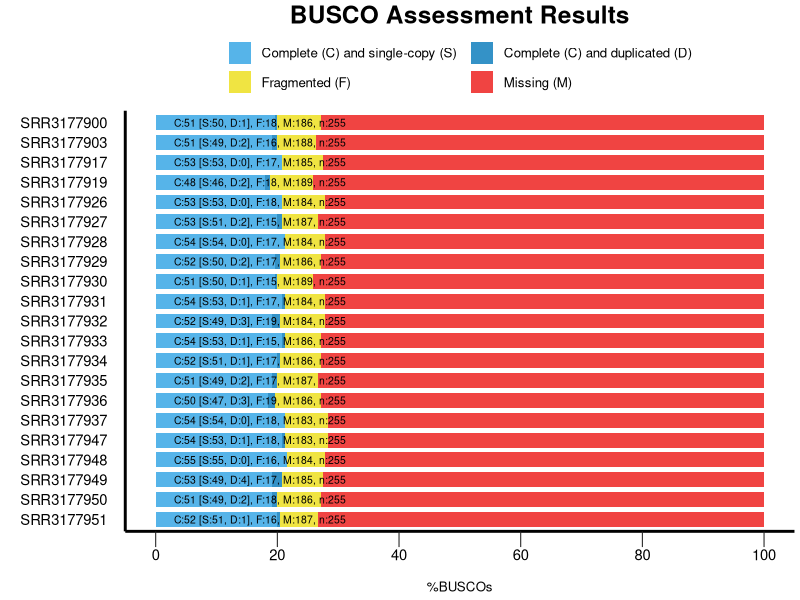

Source code (R):
######################################
#
# BUSCO summary figure
# @version 4.0.0
# @since BUSCO 2.0.0
# 
# Copyright (c) 2016-2020, Evgeny Zdobnov (ez@ezlab.org)
# Licensed under the MIT license. See LICENSE.md file.
#
######################################

# Load the required libraries
library(ggplot2)
library("grid")

# !!! CONFIGURE YOUR PLOT HERE !!! 
# Output
my_output <- paste("/Users/ShwetaPipaliya/Desktop/busco_figure_3.png") 
my_width <- 20
my_height <- 15
my_unit <- "cm"

# Colors
my_colors <- c("#56B4E9", "#3492C7", "#F0E442", "#F04442")
# Bar height ratio
my_bar_height <- 0.75

# Legend
my_title <- "BUSCO Assessment Results"

# Font
my_family <- "sans"
my_size_ratio <- 1

# !!! SEE YOUR DATA HERE !!! 
# Your data as generated by python, remove or add more
my_species <- c('SRR3177930', 'SRR3177930', 'SRR3177930', 'SRR3177930', 'SRR3177900', 'SRR3177900', 'SRR3177900', 'SRR3177900', 'SRR3177931', 'SRR3177931', 'SRR3177931', 'SRR3177931', 'SRR3177951', 'SRR3177951', 'SRR3177951', 'SRR3177951', 'SRR3177932', 'SRR3177932', 'SRR3177932', 'SRR3177932', 'SRR3177903', 'SRR3177903', 'SRR3177903', 'SRR3177903', 'SRR3177933', 'SRR3177933', 'SRR3177933', 'SRR3177933', 'SRR3177950', 'SRR3177950', 'SRR3177950', 'SRR3177950', 'SRR3177948', 'SRR3177948', 'SRR3177948', 'SRR3177948', 'SRR3177935', 'SRR3177935', 'SRR3177935', 'SRR3177935', 'SRR3177934', 'SRR3177934', 'SRR3177934', 'SRR3177934', 'SRR3177949', 'SRR3177949', 'SRR3177949', 'SRR3177949', 'SRR3177947', 'SRR3177947', 'SRR3177947', 'SRR3177947', 'SRR3177927', 'SRR3177927', 'SRR3177927', 'SRR3177927', 'SRR3177929', 'SRR3177929', 'SRR3177929', 'SRR3177929', 'SRR3177937', 'SRR3177937', 'SRR3177937', 'SRR3177937', 'SRR3177919', 'SRR3177919', 'SRR3177919', 'SRR3177919', 'SRR3177926', 'SRR3177926', 'SRR3177926', 'SRR3177926', 'SRR3177936', 'SRR3177936', 'SRR3177936', 'SRR3177936', 'SRR3177917', 'SRR3177917', 'SRR3177917', 'SRR3177917', 'SRR3177928', 'SRR3177928', 'SRR3177928', 'SRR3177928')
my_species <- factor(my_species)
my_species <- factor(my_species,levels(my_species)[c(length(levels(my_species)):1)]) # reorder your species here just by changing the values in the vector :
my_percentage <- c(19.6, 0.4, 5.9, 74.1, 19.6, 0.4, 7.1, 72.9, 20.8, 0.4, 6.7, 72.1, 20.0, 0.4, 6.3, 73.3, 19.2, 1.2, 7.5, 72.1, 19.2, 0.8, 6.3, 73.7, 20.8, 0.4, 5.9, 72.9, 19.2, 0.8, 7.1, 72.9, 21.6, 0.0, 6.3, 72.1, 19.2, 0.8, 6.7, 73.3, 20.0, 0.4, 6.7, 72.9, 19.2, 1.6, 6.7, 72.5, 20.8, 0.4, 7.1, 71.7, 20.0, 0.8, 5.9, 73.3, 19.6, 0.8, 6.7, 72.9, 21.2, 0.0, 7.1, 71.7, 18.0, 0.8, 7.1, 74.1, 20.8, 0.0, 7.1, 72.1, 18.4, 1.2, 7.5, 72.9, 20.8, 0.0, 6.7, 72.5, 21.2, 0.0, 6.7, 72.1)
my_values <- c(50, 1, 15, 189, 50, 1, 18, 186, 53, 1, 17, 184, 51, 1, 16, 187, 49, 3, 19, 184, 49, 2, 16, 188, 53, 1, 15, 186, 49, 2, 18, 186, 55, 0, 16, 184, 49, 2, 17, 187, 51, 1, 17, 186, 49, 4, 17, 185, 53, 1, 18, 183, 51, 2, 15, 187, 50, 2, 17, 186, 54, 0, 18, 183, 46, 2, 18, 189, 53, 0, 18, 184, 47, 3, 19, 186, 53, 0, 17, 185, 54, 0, 17, 184)

######################################
######################################
######################################
# Code to produce the graph
labsize = 1
if (length(levels(my_species)) > 10){
 labsize = 0.66
}
print("Plotting the figure ...")
category <- c(rep(c("S","D","F","M"),c(1)))
category <-factor(category)
category = factor(category,levels(category)[c(4,1,2,3)])
df = data.frame(my_species,my_percentage,my_values,category)

figure <- ggplot() + 
  
  geom_bar(aes(y = my_percentage, x = my_species, fill = category), position = position_stack(reverse = TRUE), data = df, stat="identity", width=my_bar_height) + 
  coord_flip() + 
  theme_gray(base_size = 8) + 
  scale_y_continuous(labels = c("0","20","40","60","80","100"), breaks = c(0,20,40,60,80,100)) + 
  scale_fill_manual(values = my_colors,labels =c(" Complete (C) and single-copy (S)  ",
                                                 " Complete (C) and duplicated (D)",
                                                 " Fragmented (F)  ",
                                                 " Missing (M)")) +   
  ggtitle(my_title) + 
  xlab("") + 
  ylab("\n%BUSCOs") + 

  theme(plot.title = element_text(family=my_family, hjust=0.5, colour = "black", size = rel(2.2)*my_size_ratio, face = "bold")) + 
  theme(legend.position="top",legend.title = element_blank()) + 
  theme(legend.text = element_text(family=my_family, size = rel(1.2)*my_size_ratio)) + 
  theme(panel.background = element_rect(color="#FFFFFF", fill="white")) + 
  theme(panel.grid.minor = element_blank()) + 
  theme(panel.grid.major = element_blank()) +
  theme(axis.text.y = element_text(family=my_family, colour = "black", size = rel(1.66)*my_size_ratio)) + 
  theme(axis.text.x = element_text(family=my_family, colour = "black", size = rel(1.66)*my_size_ratio)) + 
  theme(axis.line = element_line(size=1*my_size_ratio, colour = "black")) + 
  theme(axis.ticks.length = unit(.85, "cm")) + 
  theme(axis.ticks.y = element_line(colour="white", size = 0)) + 
  theme(axis.ticks.x = element_line(colour="#222222")) + 
  theme(axis.ticks.length = unit(0.4, "cm")) + 
  theme(axis.title.x = element_text(family=my_family, size=rel(1.2)*my_size_ratio)) + 
  
  guides(fill = guide_legend(override.aes = list(colour = NULL))) +
  guides(fill=guide_legend(nrow=2,byrow=TRUE))
  
  for(i in rev(c(1:length(levels(my_species))))){
    detailed_values <- my_values[my_species==my_species[my_species==levels(my_species)[i]]]
    total_buscos <- sum(detailed_values)
    figure <- figure + 
    annotate("text", label=paste("C:", detailed_values[1] + detailed_values[2], " [S:", detailed_values[1], ", D:", detailed_values[2], "], F:", detailed_values[3], ", M:", detailed_values[4], ", n:", total_buscos, sep=""), 
             y=3, x = i, size = labsize*4*my_size_ratio, colour = "black", hjust=0, family=my_family)
  }
  
ggsave(figure, file=my_output, width = my_width, height = my_height, unit = my_unit)
print("Done")
